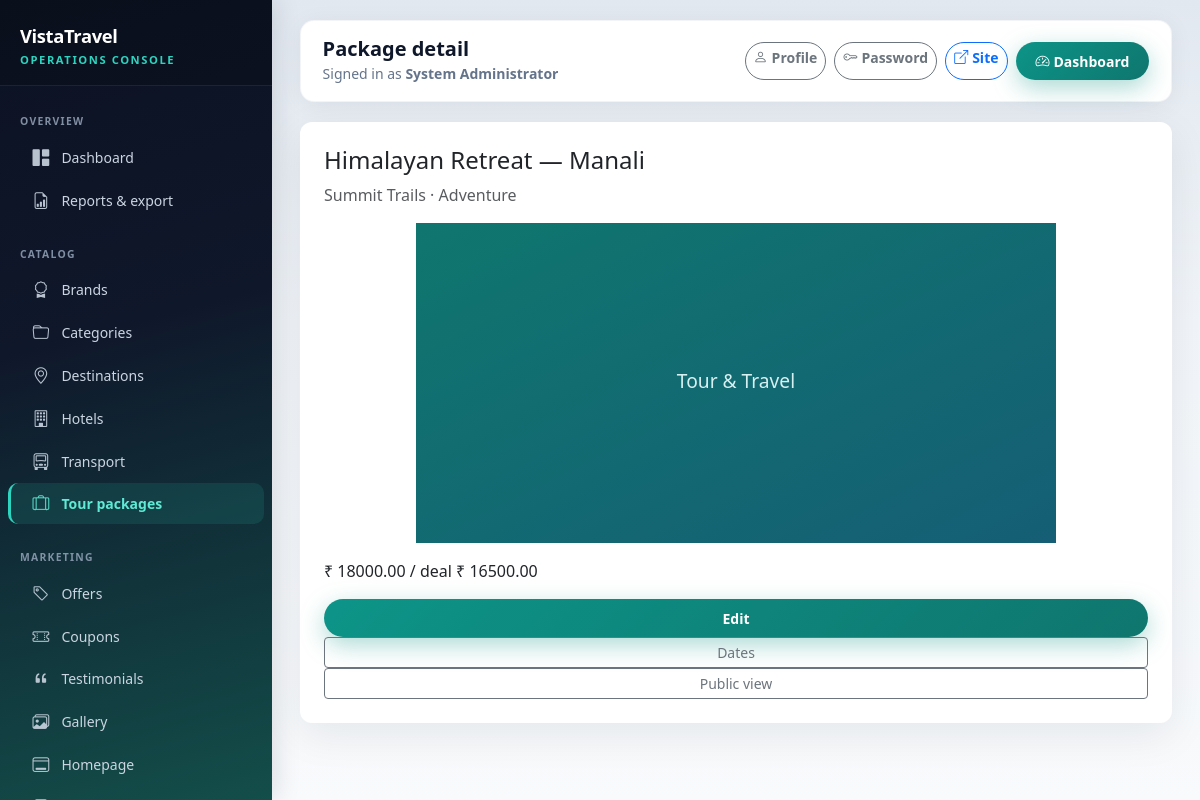
The app's page /admin/packages/1 (signed in) with its own data.
### app/models.py (models this page shows)
class TourPackage(db.Model):
    __tablename__ = "tour_packages"
    id = db.Column(db.Integer, primary_key=True)
    title = db.Column(db.String(200), nullable=False, index=True)
    brand_id = db.Column(db.Integer, db.ForeignKey("brands.id"), nullable=False)
    category_id = db.Column(db.Integer, db.ForeignKey("categories.id"), nullable=False)
    destination_id = db.Column(db.Integer, db.ForeignKey("destinations.id"), nullable=False)
    hotel_id = db.Column(db.Integer, db.ForeignKey("hotels.id"))
    transport_id = db.Column(db.Integer, db.ForeignKey("transports.id"))
    price = db.Column(db.Numeric(12, 2), nullable=False)
    discount_price = db.Column(db.Numeric(12, 2))
    duration_days = db.Column(db.Integer, default=1)
    duration_nights = db.Column(db.Integer, default=0)
    max_persons = db.Column(db.Integer, default=10)
    start_point = db.Column(db.String(255))
    end_point = db.Column(db.String(255))
    hotel_details_text = db.Column(db.Text)
    meal_details = db.Column(db.Text)
    transport_details_text = db.Column(db.Text)
    itinerary_json = db.Column(db.Text)
    inclusions = db.Column(db.Text)
    exclusions = db.Column(db.Text)
    terms = db.Column(db.Text)
    main_image = db.Column(db.String(255))
    status = db.Column(db.String(20), default="available")
    is_featured = db.Column(db.Boolean, default=False)
    created_at = db.Column(db.DateTime, default=utcnow)
    updated_at = db.Column(db.DateTime, default=utcnow, onupdate=utcnow)
    images = db.relationship(
        "PackageImage", backref="package", lazy="dynamic", cascade="all, delete-orphan"
    )
    dates = db.relationship(
        "PackageDate", backref="package", lazy="dynamic", cascade="all, delete-orphan"
    )

class Brand(db.Model):
    __tablename__ = "brands"
    id = db.Column(db.Integer, primary_key=True)
    name = db.Column(db.String(120), nullable=False, index=True)
    logo = db.Column(db.String(255))
    description = db.Column(db.Text)
    is_active = db.Column(db.Boolean, default=True)
    created_at = db.Column(db.DateTime, default=utcnow)
    updated_at = db.Column(db.DateTime, default=utcnow, onupdate=utcnow)
    packages = db.relationship("TourPackage", backref="brand", lazy="dynamic")

class Category(db.Model):
    __tablename__ = "categories"
    id = db.Column(db.Integer, primary_key=True)
    name = db.Column(db.String(120), nullable=False, index=True)
    description = db.Column(db.Text)
    is_active = db.Column(db.Boolean, default=True)
    created_at = db.Column(db.DateTime, default=utcnow)
    updated_at = db.Column(db.DateTime, default=utcnow, onupdate=utcnow)
    packages = db.relationship("TourPackage", backref="category", lazy="dynamic")

### app/admin_routes.py (the view)
@admin_bp.route("/packages/<int:pid>")
@admin_required
def package_detail_admin(pid):
    p = TourPackage.query.get_or_404(pid)
    return render_template("admin/package_detail.html", package=p)

### app/templates/admin/package_detail.html
{% extends 'base_admin.html' %}
{% from '_macros.html' import static_img %}
{% block page_title %}Package detail{% endblock %}
{% block content %}
<div class="card card-tt p-4">
  <h4>{{ package.title }}</h4>
  <p class="text-muted">{{ package.brand.name if package.brand }} · {{ package.category.name if package.category }}</p>
  {% if package.main_image %}<img src="{{ static_img(package.main_image) }}" class="img-fluid rounded mb-3" style="max-height:320px">{% endif %}
  <p>₹ {{ package.price }} {% if package.discount_price %} / deal ₹ {{ package.discount_price }}{% endif %}</p>
  <a class="btn btn-sm btn-tt-primary" href="{{ url_for('admin.package_form', pid=package.id) }}">Edit</a>
  <a class="btn btn-sm btn-outline-secondary" href="{{ url_for('admin.package_dates', pid=package.id) }}">Dates</a>
  <a class="btn btn-sm btn-outline-secondary" href="{{ url_for('public.package_detail', pkg_id=package.id) }}" target="_blank">Public view</a>
</div>
{% endblock %}

### app/static/css/theme.css (style rules this page uses)
:root { --tt-teal: #0d9488; --tt-teal-dark: #0f766e; --tt-navy: #0f172a; --tt-sand: #f8fafc; --tt-accent: #f59e0b; --tt-mint: #5eead4; --tt-radius: 12px; --tt-shadow: 0 12px 40px rgba(15, 23, 42, 0.08); --tt-shadow-sm: 0 4px 20px rgba(15, 23, 42, 0.06); --admin-sidebar-w: 272px; --admin-accent: #2dd4bf; --admin-heading: #0f172a; --admin-muted: #64748b; }
body { font-family: "Segoe UI", system-ui, -apple-system, Roboto, "Helvetica Neue", Arial, sans-serif; color: #1e293b; background: linear-gradient(180deg, #f1f5f9 0%, var(--tt-sand) 32%, #e2e8f0 100%); background-attachment: fixed; min-height: 100vh; }
.btn-tt-primary { background: linear-gradient(135deg, var(--tt-teal), var(--tt-teal-dark)); border: none; color: #fff; font-weight: 600; padding: 0.55rem 1.25rem; border-radius: 999px; box-shadow: 0 8px 24px rgba(13, 148, 136, 0.35); }
.card-tt { border: none; border-radius: var(--tt-radius); box-shadow: var(--tt-shadow); transition: transform 0.2s ease, box-shadow 0.2s ease; overflow: hidden; }
.admin-shell { min-height: 100vh; background: linear-gradient(180deg, #e2e8f0 0%, #f1f5f9 40%, #f8fafc 100%); }

### records on screen
TourPackage: title "Himalayan Retreat — Manali", main_image (placeholder picture), price "18000.00", discount_price "16500.00"
Brand: brand "Summit Trails"
Category: category "Adventure"

### other values on screen
{{ session.admin_name or 'Administrator' }} "System Administrator"
